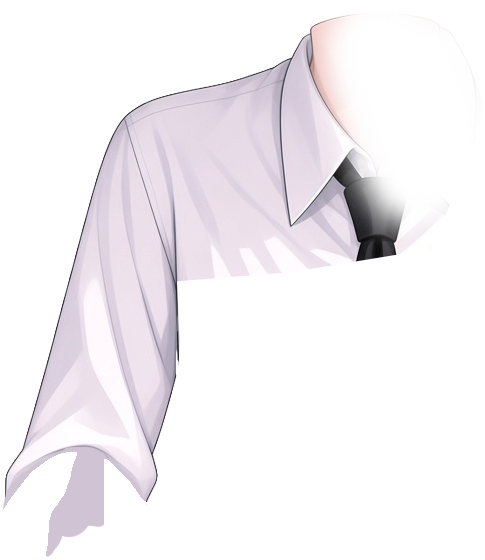
#> input picture examples/character-layers/layers/arm_l.png, 485 x 560 px
$ python mesh_gen.py ../examples/character-layers/layers/arm_l.png out.png
#> lines starting #> are read from the running program, lines starting #| are printed output that depends on the picture
"""PNG alpha -> regular grid mesh, empty cells culled (1-cell dilation margin)."""
import argparse
import json

import numpy as np
from PIL import Image

ALPHA_THRESHOLD = 8


def build_mesh(alpha: np.ndarray, target_cols: int = 16) -> dict:
    h, w = alpha.shape
    ys, xs = np.nonzero(alpha > ALPHA_THRESHOLD)
    if len(xs) == 0:
        raise ValueError("image is fully transparent")
    x0, x1 = int(xs.min()), int(xs.max()) + 1
    y0, y1 = int(ys.min()), int(ys.max()) + 1
    cell = max(1, -(-(x1 - x0) // target_cols))  # ceil div, from tight bbox width
    # Pad bbox by one cell so the dilation margin can extend OUTWARD past the
    # silhouette (glow/halo pixels with alpha <= threshold sit just outside it).
    x0, y0 = max(0, x0 - cell), max(0, y0 - cell)
    x1, y1 = min(w, x1 + cell), min(h, y1 + cell)
    cols = -(-(x1 - x0) // cell)
    rows = -(-(y1 - y0) // cell)

    occ = np.zeros((rows, cols), bool)
    for r in range(rows):
        for c in range(cols):
            by, bx = y0 + r * cell, x0 + c * cell
            block = alpha[by:min(by + cell, h), bx:min(bx + cell, w)]
            occ[r, c] = bool((block > ALPHA_THRESHOLD).any())

    d = occ.copy()
    d[1:, :] |= occ[:-1, :]
    d[:-1, :] |= occ[1:, :]
    d[:, 1:] |= occ[:, :-1]
    d[:, :-1] |= occ[:, 1:]
    occ = d

    vid = {}
    vertices = []
    uvs = []
    triangles = []

    def vert(r, c):
        key = (r, c)
        if key not in vid:
            x = min(x0 + c * cell, w)
            y = min(y0 + r * cell, h)
            vid[key] = len(vertices)
            vertices.append([int(x), int(y)])
            uvs.append([round(x / w, 5), round(y / h, 5)])
        return vid[key]

    for r in range(rows):
        for c in range(cols):
            if not occ[r, c]:
                continue
            tl, tr = vert(r, c), vert(r, c + 1)
            bl, br = vert(r + 1, c), vert(r + 1, c + 1)
            triangles.append([tl, tr, bl])
            triangles.append([tr, br, bl])

    return {"imageSize": [int(w), int(h)], "vertices": vertices, "uvs": uvs, "triangles": triangles}


def main() -> None:
    ap = argparse.ArgumentParser()
    ap.add_argument("image")
    ap.add_argument("out")
    ap.add_argument("--cols", type=int, default=16)
    args = ap.parse_args()
    alpha = np.array(Image.open(args.image).convert("RGBA"))[:, :, 3]
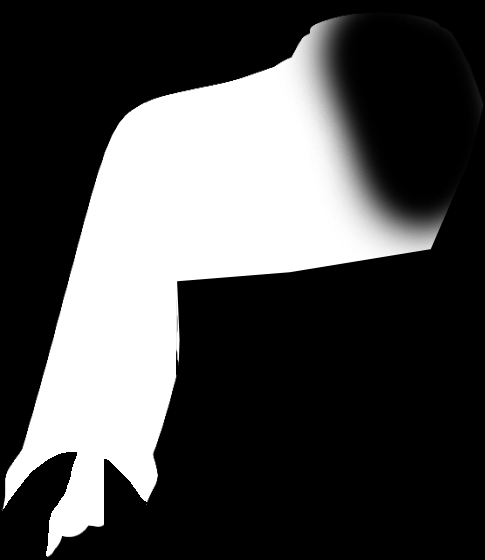
#> alpha: shape (560, 485); min 0, max 255, mean 75.4
    try:
        mesh = build_mesh(alpha, target_cols=args.cols)
#> in build_mesh, `x0, x1 = int(xs.min()), int(xs.max()) + 1`: x0 = 1; x1 = 484
#> in build_mesh, `y0, y1 = int(ys.min()), int(ys.max()) + 1`: y0 = 13; y1 = 557
#> in build_mesh, `cell = max(1, -(-(x1 - x0) // target_cols))`: cell = 31
#> in build_mesh, `x0, y0 = max(0, x0 - cell), max(0, y0 - cell)`: x0 = 0
#> in build_mesh, `x1, y1 = min(w, x1 + cell), min(h, y1 + cell)`: x1 = 485; y1 = 560
#> in build_mesh, `cols = -(-(x1 - x0) // cell)`: cols = 16
#> in build_mesh, `rows = -(-(y1 - y0) // cell)`: rows = 19
#> the loop in build_mesh, `for r in range(rows):` made 19 passes
    except ValueError as e:
        raise SystemExit(f"mesh_gen: {e}")
    with open(args.out, "w") as f:
        json.dump(mesh, f)
    print(f"mesh_gen: {len(mesh['vertices'])} vertices, {len(mesh['triangles'])} triangles -> {args.out}")
#| mesh_gen: 222 vertices, 370 triangles -> out.png


if __name__ == "__main__":
    main()

$ run again, on examples/character-layers/layers/body.png
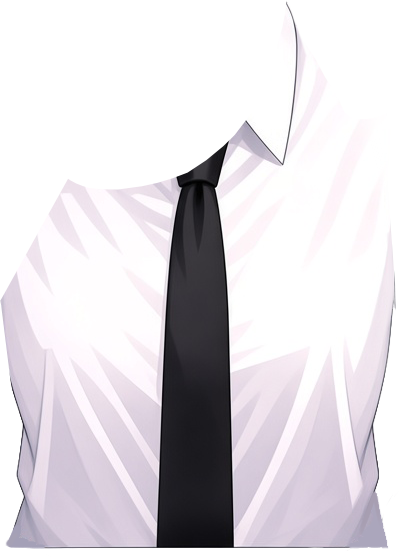
#> input picture examples/character-layers/layers/body.png, 399 x 557 px
#> in main, `alpha = np.array(Image.open(args.image).convert("RGBA"))[:, :, 3]`:
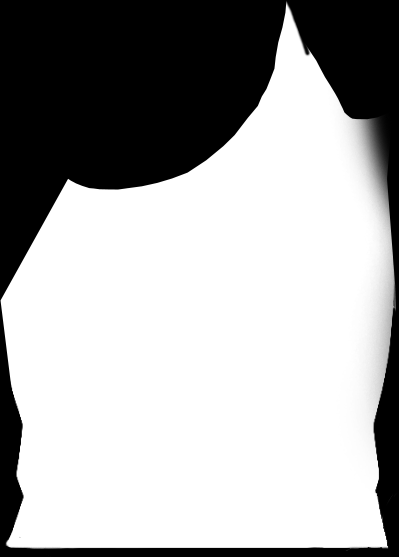
#> alpha: shape (557, 399); min 0, max 255, mean 169.2
#> in build_mesh, `x0, x1 = int(xs.min()), int(xs.max()) + 1`: x0 = 0; x1 = 396
#> in build_mesh, `y0, y1 = int(ys.min()), int(ys.max()) + 1`: y0 = 1; y1 = 551
#> cell = 25
#> in build_mesh, `x0, y0 = max(0, x0 - cell), max(0, y0 - cell)`: y0 = 0
#> in build_mesh, `x1, y1 = min(w, x1 + cell), min(h, y1 + cell)`: x1 = 399; y1 = 557
#> cols = 16
#> rows = 23
#> the loop in build_mesh, `for r in range(rows):` made 23 passes
#| mesh_gen: 345 vertices, 610 triangles -> out.png

$ run again, on examples/character-layers/layers/cig1.png
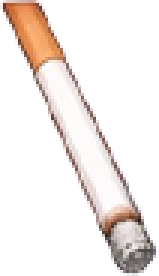
#> input picture examples/character-layers/layers/cig1.png, 53 x 92 px (shown 3 times larger)
#> in main, `alpha = np.array(Image.open(args.image).convert("RGBA"))[:, :, 3]`:
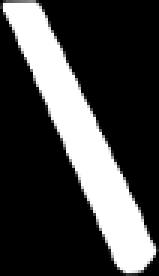
#> alpha: shape (92, 53) (shown 3 times larger); min 0, max 255, mean 66.8
#> ys = 1389 values from 0 to 91; xs = 1389 values, max 52 at index 1278, min 0 at index 12, mean 27
#> x0 = 0; x1 = 53
#> y0 = 0; y1 = 92
#> cell = 4
#> cols = 14
#> rows = 23
#> the loop in build_mesh, `for r in range(rows):` made 23 passes
#| mesh_gen: 191 vertices, 306 triangles -> out.png
